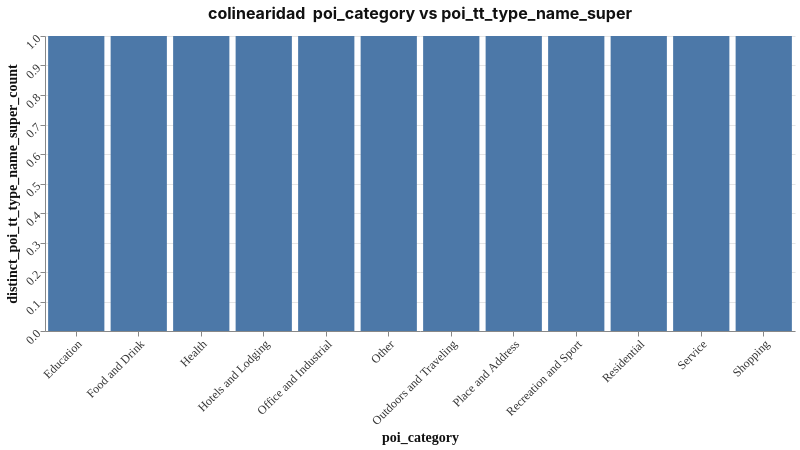

Source (notebook cell):
### Markdown cell above
A primera instancia si queremos analizar algo como la media condicional vemos que a lo sumo hay 5 variables utiles, desde `poi_category` hasta `poi_tt_type_code`. es decir 364 clases para 2,000,000 de datos  o 10,000,000 en el dataset completo, todavia puede contarnos algo. Mas de 1,000 entradas diferentes necesitan algun otro tipo de feature engineering par que nos sean de utilidad, y en su defeto `country_code es inutil`.

Otra cosa que vale la pena mirar, es analizar la colinearidad entre `poi_category, poi_tt_type_name_super` y `poi_tt_type_name_tiny, poi_tt_type_code` debido a que tienen granularidades muy similares

### Code cell
_df = (
    nom_df_.groupby("poi_category")["poi_tt_type_name_super"]
    .nunique()
    .reset_index()
    .rename(
        columns={
            "poi_tt_type_name_super": "distinct_poi_tt_type_name_super_count"
        }
    )
)
alt.Chart(_df).mark_bar().encode(
    y="distinct_poi_tt_type_name_super_count", x="poi_category"
).properties(title="colinearidad  poi_category vs poi_tt_type_name_super ")

### Figure 1 — Vega-Lite specification as saved in the notebook (floating-point values rounded to 4 significant figures)
{"config": {"theme": "powerbi", "background": "#ffffff", "font": " BlexMono Nerd Font Mono", "autosize": {"type": "fit", "contains": "padding"}, "title": {"color": "#111111", "font": "Inter, system-ui, sans-serif", "fontSize": 16, "fontWeight": "bold", "anchor": "middle", "offset": 10}, "view": {"height": 450, "width": 800, "stroke": "transparent"}, "axis": {"labelColor": "#333333", "titleColor": "#111111", "labelFontSize": 12, "titleFontSize": 14, "gridColor": "#e5e5e5", "labelAngle": -45}}, "data": {"name": "data-178859d13e0d28774b38413b65d0bd28"}, "mark": {"type": "bar"}, "encoding": {"x": {"field": "poi_category", "type": "nominal"}, "y": {"field": "distinct_poi_tt_type_name_super_count", "type": "quantitative"}}, "title": "colinearidad  poi_category vs poi_tt_type_name_super ", "$schema": "https://vega.github.io/schema/vega-lite/v6.4.1.json", "datasets": {"data-178859d13e0d28774b38413b65d0bd28": [{"poi_category": "Education", "distinct_poi_tt_type_name_super_count": 1}, {"poi_category": "Food and Drink", "distinct_poi_tt_type_name_super_count": 1}, {"poi_category": "Health", "distinct_poi_tt_type_name_super_count": 1}, {"poi_category": "Hotels and Lodging", "distinct_poi_tt_type_name_super_count": 1}, {"poi_category": "Office and Industrial", "distinct_poi_tt_type_name_super_count": 1}, {"poi_category": "Other", "distinct_poi_tt_type_name_super_count": 1}, {"poi_category": "Outdoors and Traveling", "distinct_poi_tt_type_name_super_count": 1}, {"poi_category": "Place and Address", "distinct_poi_tt_type_name_super_count": 1}, {"poi_category": "Recreation and Sport", "distinct_poi_tt_type_name_super_count": 1}, {"poi_category": "Residential", "distinct_poi_tt_type_name_super_count": 1}, {"poi_category": "Service", "distinct_poi_tt_type_name_super_count": 1}, {"poi_category": "Shopping", "distinct_poi_tt_type_name_super_count": 1}]}}
